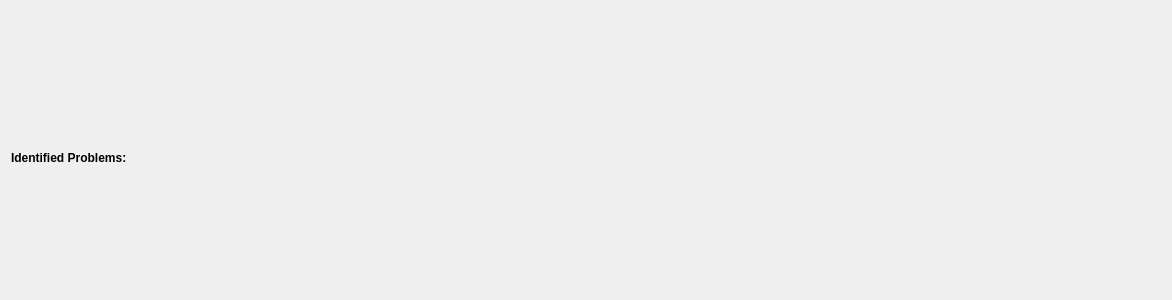
<?xml version="1.0" encoding="UTF-8"?>
<ui version="4.0">
 <class>GammaRay::TextureTab</class>
 <widget class="QWidget" name="GammaRay::TextureTab">
  <property name="geometry">
   <rect>
    <x>0</x>
    <y>0</y>
    <width>1172</width>
    <height>300</height>
   </rect>
  </property>
  <layout class="QVBoxLayout" name="layout">
   <property name="spacing">
    <number>0</number>
   </property>
   <property name="topMargin">
    <number>0</number>
   </property>
   <item>
    <widget class="GammaRay::TextureViewWidget" name="textureView" native="true"/>
   </item>
   <item>
    <widget class="QWidget" name="textureInfo" native="true">
     <layout class="QHBoxLayout" name="textureInfoLayout">
      <property name="leftMargin">
       <number>0</number>
      </property>
      <property name="topMargin">
       <number>6</number>
      </property>
      <property name="rightMargin">
       <number>0</number>
      </property>
      <property name="bottomMargin">
       <number>0</number>
      </property>
      <item>
       <widget class="QLabel" name="caption">
        <property name="text">
         <string>&lt;b&gt;Identified Problems:&lt;/b&gt;</string>
        </property>
        <property name="textFormat">
         <enum>Qt::RichText</enum>
        </property>
        <property name="alignment">
         <set>Qt::AlignLeading|Qt::AlignLeft|Qt::AlignTop</set>
        </property>
       </widget>
      </item>
      <item>
       <widget class="QLabel" name="infoLabel">
        <property name="text">
         <string/>
        </property>
        <property name="textFormat">
         <enum>Qt::RichText</enum>
        </property>
       </widget>
      </item>
      <item>
       <spacer name="horizontalSpacer">
        <property name="orientation">
         <enum>Qt::Horizontal</enum>
        </property>
        <property name="sizeHint" stdset="0">
         <size>
          <width>40</width>
          <height>20</height>
         </size>
        </property>
       </spacer>
      </item>
     </layout>
    </widget>
   </item>
  </layout>
 </widget>
 <customwidgets>
  <customwidget>
   <class>GammaRay::TextureViewWidget</class>
   <extends>QWidget</extends>
   <header location="global">textureextension/textureviewwidget.h</header>
   <container>1</container>
  </customwidget>
 </customwidgets>
 <resources/>
 <connections/>
</ui>
